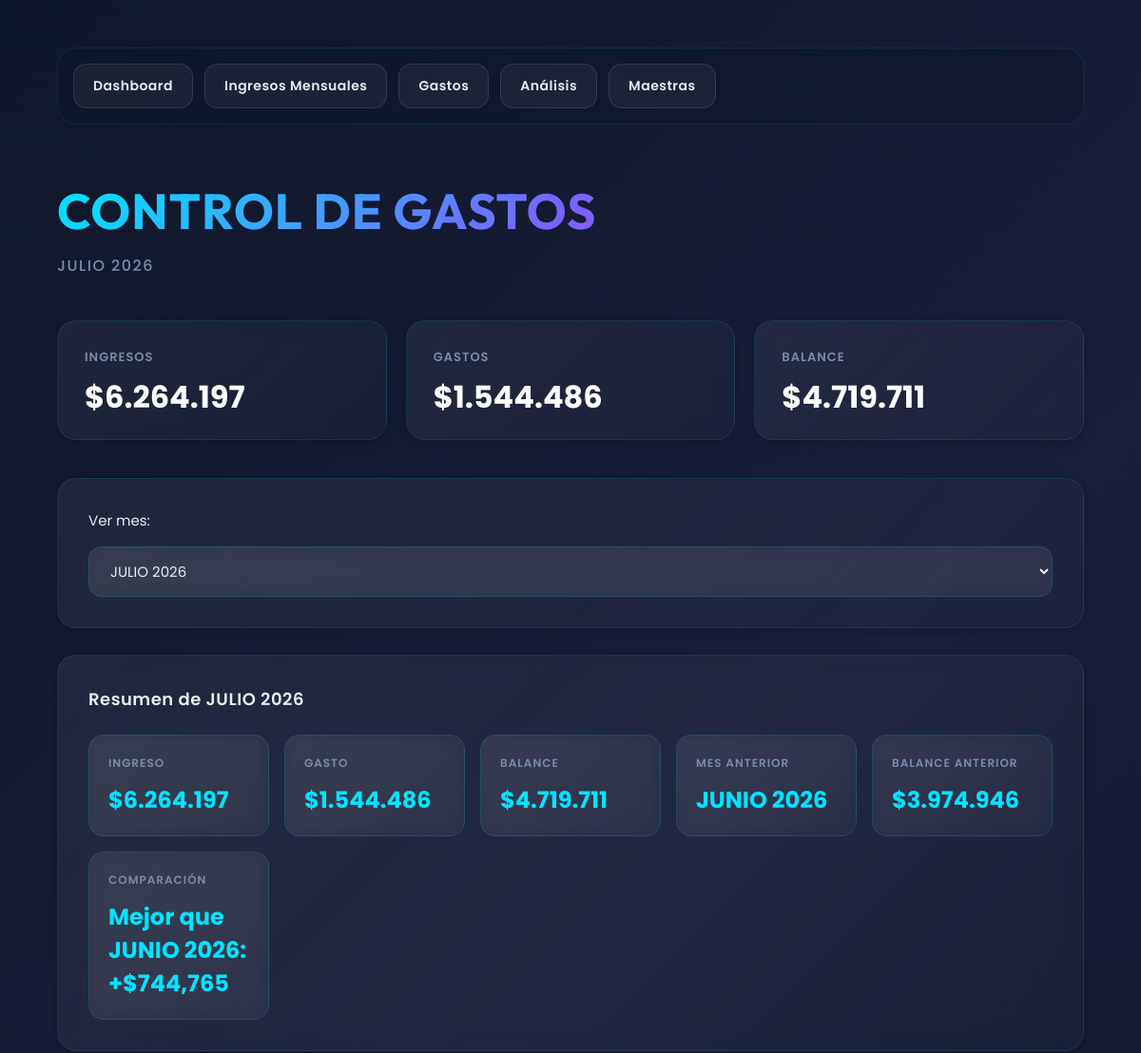
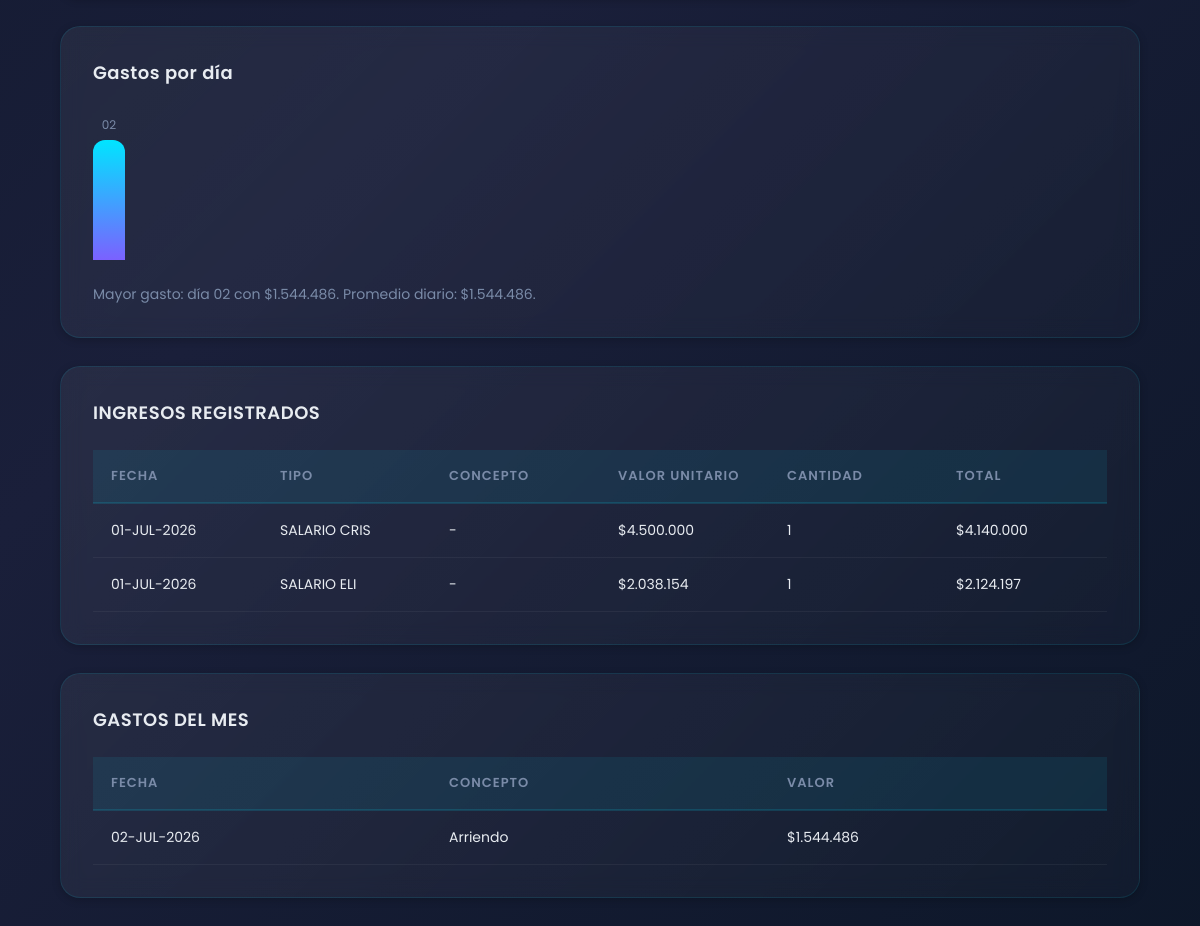
The page / on the database its author committed (2 pictures, top to bottom).
### tables this page shows
CREATE TABLE ingresos (

        id INTEGER PRIMARY KEY AUTOINCREMENT,

        tipo_ingreso_id INTEGER,

        concepto_otro TEXT,

        valor_unitario REAL,

        cantidad INTEGER,

        total REAL,

        fecha TEXT, mes TEXT, auxilio_transporte REAL DEFAULT 0,

        FOREIGN KEY(tipo_ingreso_id)
        REFERENCES tipos_ingreso(id)
    );

CREATE TABLE tipos_ingreso (

        id INTEGER PRIMARY KEY AUTOINCREMENT,

        nombre TEXT UNIQUE NOT NULL,

        aplica_deduccion INTEGER NOT NULL,

        tipo_calculo TEXT NOT NULL,

        valor_unitario REAL DEFAULT 0
    , porcentaje_deduccion REAL DEFAULT 8, deduccion_sobre_auxilio INTEGER DEFAULT 0, recibe_auxilio_transporte INTEGER DEFAULT 0, auxilio_transporte_valor REAL DEFAULT 249095);

CREATE TABLE gastos (

        id INTEGER PRIMARY KEY AUTOINCREMENT,

        concepto TEXT NOT NULL,

        valor REAL NOT NULL,

        fecha TEXT NOT NULL,

        mes TEXT NOT NULL
    );

### app.py (the view)
@app.route("/")
def index():
    conn = get_connection()
    cur = conn.cursor()
    requested_mes = request.args.get("mes")
    default_mes = format_mes_label(datetime.now())
    mes_actual = requested_mes or default_mes
    formatted_months = build_available_meses(cur, default_mes)
    if not parse_mes_label(mes_actual):
        mes_actual = default_mes
    mes_anterior = get_previous_month_label(mes_actual)
    gastos = cur.execute("""
        SELECT *
        FROM gastos
        WHERE mes = ?
        ORDER BY fecha DESC
    """, (mes_actual,)).fetchall()
    ingresos = cur.execute("""
        SELECT
            ingresos.*,
            tipos_ingreso.nombre AS tipo_nombre,
            tipos_ingreso.tipo_calculo
        FROM ingresos
        INNER JOIN tipos_ingreso
        ON ingresos.tipo_ingreso_id = tipos_ingreso.id
        WHERE ingresos.mes = ?
        ORDER BY fecha DESC
    """, (mes_actual,)).fetchall()
    total_gastos = sum(g["valor"] for g in gastos)
    total_ingresos = sum(i["total"] for i in ingresos)
    balance = total_ingresos - total_gastos
    prev_totals = cur.execute("""
        SELECT
            SUM(total) AS ingresos,
            (SELECT SUM(valor) FROM gastos WHERE mes = ?) AS gastos
        FROM ingresos
        WHERE mes = ?
    """, (mes_anterior, mes_anterior)).fetchone()
    prev_ingresos = prev_totals["ingresos"] or 0
    prev_gastos = prev_totals["gastos"] or 0
    prev_balance = prev_ingresos - prev_gastos
    balance_diff = balance - prev_balance
    if mes_anterior:
        if balance_diff > 0:
            comparacion_text = f"Mejor que {mes_anterior}: +${balance_diff:,.0f}"
        elif balance_diff < 0:
            comparacion_text = f"Peor que {mes_anterior}: -${abs(balance_diff):,.0f}"
        else:
            comparacion_text = f"Igual al mes anterior {mes_anterior}."
    else:
        comparacion_text = "No hay comparación con mes anterior disponible."
    gastos_por_dia_rows = cur.execute("""
        SELECT fecha, SUM(valor) AS total
        FROM gastos
        WHERE mes = ?
        GROUP BY fecha
        ORDER BY fecha ASC
    """, (mes_actual,)).fetchall()
    gastos_por_dia = []
    max_total = max((row["total"] for row in gastos_por_dia_rows), default=0)
    for row in gastos_por_dia_rows:
        fecha_obj = datetime.strptime(row["fecha"], "%Y-%m-%d")
        day_label = fecha_obj.strftime("%d")
        altura = int((row["total"] / max_total) * 120) if max_total > 0 else 10
        gastos_por_dia.append({
            "day": day_label,
            "total": row["total"],
            "height": altura
        })
    mayor_dia_gasto = None
    if gastos_por_dia:
        mayor_dia_gasto = max(gastos_por_dia, key=lambda item: item["total"])
    dias_con_gasto = len(gastos_por_dia)
    gasto_promedio = total_gastos / dias_con_gasto if dias_con_gasto else 0
    tipos_ingreso = cur.execute("SELECT * FROM tipos_ingreso ORDER BY nombre").fetchall()
    conn.close()
    return render_template(
        "index.html",
        gastos=gastos,
        ingresos=ingresos,
        tipos_ingreso=tipos_ingreso,
        mes_actual=mes_actual,
        available_meses=formatted_months,
        total_gastos=total_gastos,
        total_ingresos=total_ingresos,
        balance=balance,
        mes_anterior=mes_anterior,
        prev_ingresos=prev_ingresos,
        prev_gastos=prev_gastos,
        prev_balance=prev_balance,
        comparacion_text=comparacion_text,
        gastos_por_dia=gastos_por_dia,
        mayor_dia_gasto=mayor_dia_gasto,
        gasto_promedio=gasto_promedio
    )

### app.py (called while the page is built)
def get_connection():
    conn = sqlite3.connect(DB)
    conn.row_factory = sqlite3.Row
    return conn

def parse_mes_label(mes_label):
    if not mes_label:
        return None
    parts = mes_label.strip().upper().split()
    if len(parts) != 2:
        return None
    name, year = parts
    month = SPANISH_MONTHS.get(name) or ENGLISH_MONTHS.get(name)
    if not month:
        return None
    try:
        return datetime(int(year), month, 1)
    except ValueError:
        return None

def format_mes_label(date_obj):
    return f"{MONTH_NAMES[date_obj.month]} {date_obj.year}"

def format_fecha_corta(date_obj):
    return f"{str(date_obj.day).zfill(2)}-{MONTH_ABBR[date_obj.month].upper()}-{date_obj.year}"

def format_pesos_colombianos(valor):
    return f"${valor:,.0f}".replace(",", ".")

def get_previous_month_label(mes_label):
    current = parse_mes_label(mes_label)
    if not current:
        return None
    prev = (current.replace(day=1) - timedelta(days=1)).replace(day=1)
    return format_mes_label(prev)

def build_available_meses(cur, default_mes, extra_mes=None):
    available_meses = set()
    for row in cur.execute("SELECT mes FROM gastos").fetchall():
        if row["mes"]:
            available_meses.add(row["mes"].strip())
    for row in cur.execute("SELECT mes FROM ingresos").fetchall():
        if row["mes"]:
            available_meses.add(row["mes"].strip())
    available_meses.add(default_mes)
    if extra_mes:
        available_meses.add(extra_mes)
    return sorted(
        [m for m in available_meses if parse_mes_label(m)],
        key=lambda m: parse_mes_label(m),
        reverse=True
    )

def format_fecha_filtro(value):
    if not value:
        return ''
    try:
        fecha_obj = datetime.strptime(value, "%Y-%m-%d")
        return format_fecha_corta(fecha_obj)
    except:
        return value

### templates/index.html (shortened to what this page needs)
<!DOCTYPE html>
<html lang="es">
<head>
    <link rel="stylesheet" href="{{ url_for('static', filename='style.css') }}">
</head>
<body>
<div class="container">
    <div class="topbar">
        <a href="/">Dashboard</a>
        <a href="/ingresos_mensuales">Ingresos Mensuales</a>
        <a href="/gastos">Gastos</a>
        <a href="/analisis">Análisis</a>
        <a href="/maestras">Maestras</a>
    </div>
    <h1>CONTROL DE GASTOS</h1>
    <h2>{{ mes_actual }}</h2>
    <div class="cards">
        <div class="card">
            <h3>INGRESOS</h3>
            <p>{{ total_ingresos|pesos }}</p>
        </div>
        <div class="card">
            <h3>GASTOS</h3>
            <p>{{ total_gastos|pesos }}</p>
        </div>
        <div class="card">
            <h3>BALANCE</h3>
            <p>{{ balance|pesos }}</p>
        </div>
    </div>
    <div class="box">
        <form method="GET" action="/">
            <label class="month-filter">
                <span>Ver mes:</span>
                <select name="mes" onchange="this.form.submit()">
                    {% for mes in available_meses %}
                    <option value="{{ mes }}" {% if mes == mes_actual %}selected{% endif %}>
                        {{ mes }}
                    </option>
                    {% endfor %}
                </select>
            </label>
        </form>
    </div>
    <div class="box">
        <h3>Resumen de {{ mes_actual }}</h3>
        <div class="stats-grid">
            <div class="stat-card">
                <strong>Ingreso</strong>
                <p>{{ total_ingresos|pesos }}</p>
            </div>
            <div class="stat-card">
                <strong>Gasto</strong>
                <p>{{ total_gastos|pesos }}</p>
            </div>
            <div class="stat-card">
                <strong>Balance</strong>
                <p>{{ balance|pesos }}</p>
            </div>
            <div class="stat-card">
                <strong>Mes anterior</strong>
                <p>{{ mes_anterior or 'N/A' }}</p>
            </div>
            <div class="stat-card">
                <strong>Balance anterior</strong>
                <p>{{ prev_balance|pesos }}</p>
            </div>
            <div class="stat-card">
                <strong>Comparación</strong>
                <p>{{ comparacion_text }}</p>
            </div>
        </div>
    </div>
    <div class="box">
        <h3>Gastos por día</h3>
        {% if gastos_por_dia %}
        <div class="chart-wrapper">
            {% for punto in gastos_por_dia %}
            <div class="chart-bar" style="height: {{ punto.height }}px;" title="Día {{ punto.day }}: {{ punto.total|pesos }}">
                <span>{{ punto.day }}</span>
            </div>
            {% endfor %}
        </div>
        <p class="chart-summary">
            Mayor gasto: día {{ mayor_dia_gasto.day }} con {{ mayor_dia_gasto.total|pesos }}.
            Promedio diario: {{ gasto_promedio|pesos }}.
        </p>
        {% else %}
        <p>No hay gastos registrados para este mes.</p>
        {% endif %}
    </div>
    <div class="box">
        <h3>INGRESOS REGISTRADOS</h3>
        <table class="table-6col">
            <thead>
                <tr>
                    <th>Fecha</th>
                    <th>Tipo</th>
                    <th>Concepto</th>
                    <th>Valor Unitario</th>
                    <th>Cantidad</th>
                    <th>Total</th>
                </tr>
            </thead>
            <tbody>
                {% for ingreso in ingresos %}
                <tr>
                    <td>{{ ingreso.fecha|fecha_corta }}</td>
                    <td>{{ ingreso.tipo_nombre }}</td>
                    <td>
                        {% if ingreso.concepto_otro %}
                            {{ ingreso.concepto_otro }}
                        {% else %}
                            -
                        {% endif %}
                    </td>
                    <td>{{ ingreso.valor_unitario|pesos }}</td>
                    <td>{{ ingreso.cantidad }}</td>
                    <td>{{ ingreso.total|pesos }}</td>
                </tr>
                {% endfor %}
            </tbody>
        </table>
    </div>
    <div class="box">
        <h3>GASTOS DEL MES</h3>
        <table class="table-3col">
            <thead>
                <tr>
                    <th>Fecha</th>
                    <th>Concepto</th>
                    <th>Valor</th>
                </tr>
            </thead>
            <tbody>
                {% for gasto in gastos %}
                <tr>
                    <td>{{ gasto.fecha|fecha_corta }}</td>
                    <td>{{ gasto.concepto }}</td>
                    <td>{{ gasto.valor|pesos }}</td>
                </tr>
                {% endfor %}
            </tbody>
        </table>
    </div>
</div>
</body>
</html>

### rows shown on the page
ingresos: fecha|fecha_corta "01-JUL-2026", tipo_nombre "SALARIO CRIS", valor_unitario|pesos "$4.500.000", cantidad "1", total|pesos "$4.140.000"
ingresos: fecha|fecha_corta "01-JUL-2026", tipo_nombre "SALARIO ELI", valor_unitario|pesos "$2.038.154", cantidad "1", total|pesos "$2.124.197"
gastos: fecha|fecha_corta "02-JUL-2026", concepto "Arriendo", valor|pesos "$1.544.486"

### other values the page prints
{{ mes_actual }} "JULIO 2026"
{{ total_ingresos|pesos }} "$6.264.197"
{{ total_gastos|pesos }} "$1.544.486"
{{ balance|pesos }} "$4.719.711"
{{ mes_anterior or 'N/A' }} "JUNIO 2026"
{{ prev_balance|pesos }} "$3.974.946"
{{ comparacion_text }} "Mejor que JUNIO 2026: +$744,765"
{{ punto.day }} "02"
{{ mayor_dia_gasto.day }} "02"
{{ mayor_dia_gasto.total|pesos }} "$1.544.486"
{{ gasto_promedio|pesos }} "$1.544.486"
form field mes "JULIO 2026"
